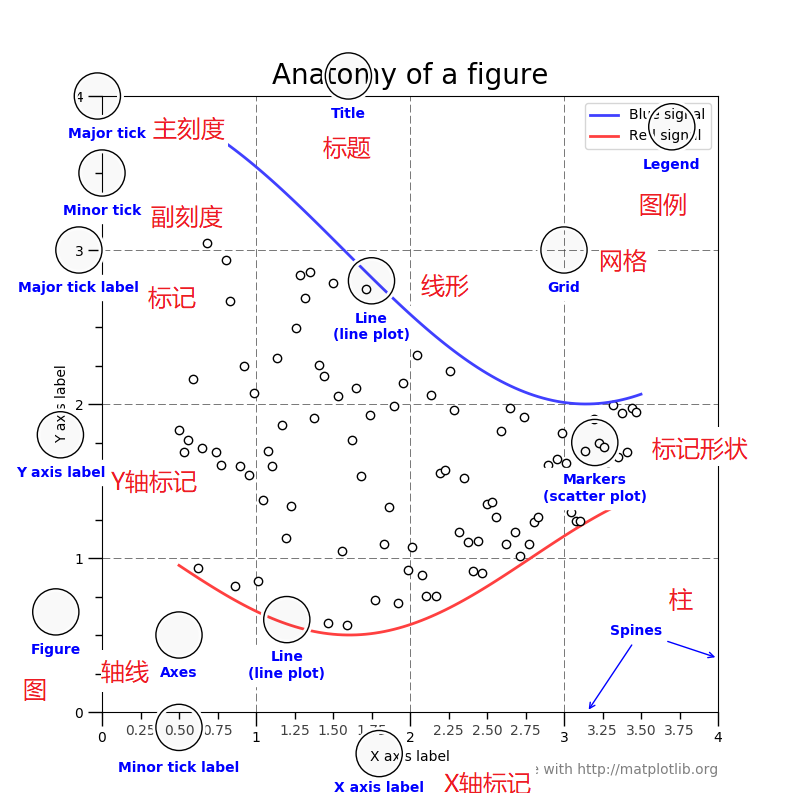
#> input picture Python_files/usage.png, 800 x 800 px, found by its file name
$ jupyter execute --allow-errors matplotlib_1.ipynb   (shell and % lines are left out)
#> lines starting #> are read from the running program, lines starting #| are printed output that depends on the picture
[cell 1]
from PIL import Image
import numpy as np
import matplotlib.pyplot as plt
import pandas as pd

[cell 2]
img = Image.open("usage.png")
#> img is the input picture: PIL image 800x800 RGBA; mean R, G, B, A 246.5, 244.3, 247.1, 255
img=img.convert("RGB")
#> img: PIL image 800x800 RGB
img=np.array(img)
plt.imshow(img)
plt.show()

[cell 3]
print(img)
#> (printed output is left out)

[cell 4]
lum_img = img[:, :, 1]
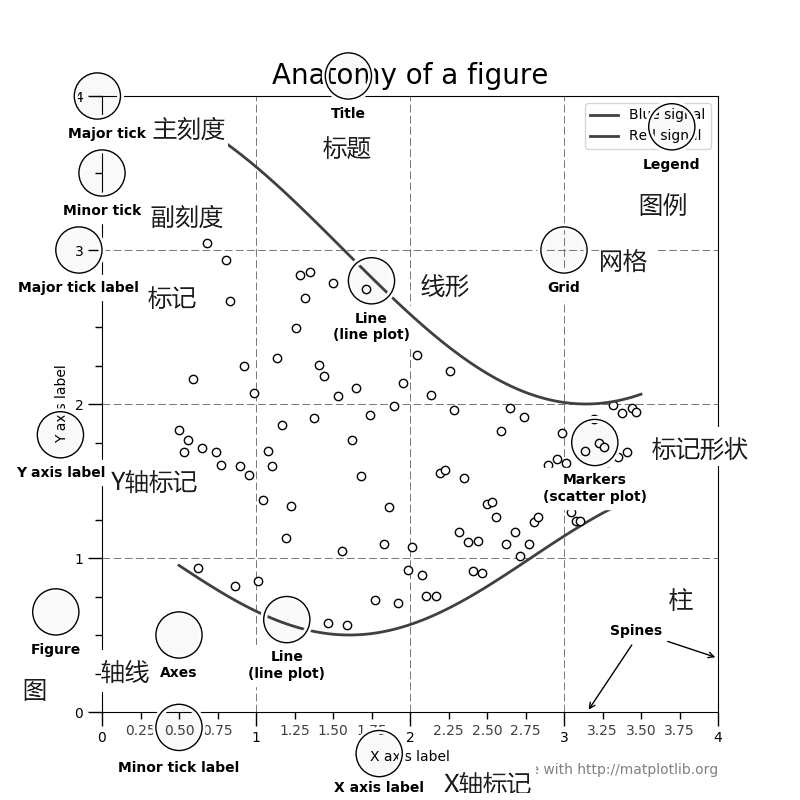
#> lum_img: shape (800, 800); min 0, max 255, mean 244.3
plt.imshow(lum_img)

[cell 5]
plt.plot([1,2,3,4], [1,4,9,16], 'ro')

plt.show()
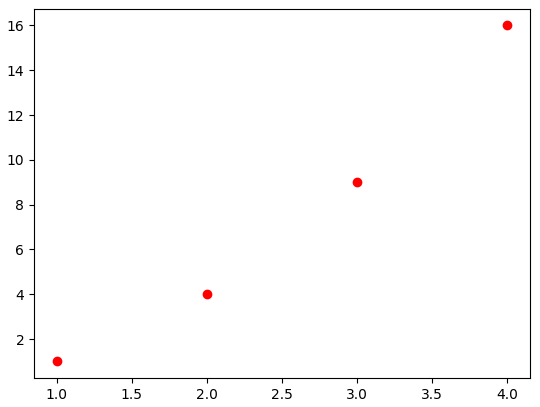
#> figure drawn by matplotlib, 1 panel

[cell 6]
plt.axis([0, 6, 0, 20])
plt.plot([1,2,3,4], [1,4,9,16], 'ro',color ='b')
plt.show()
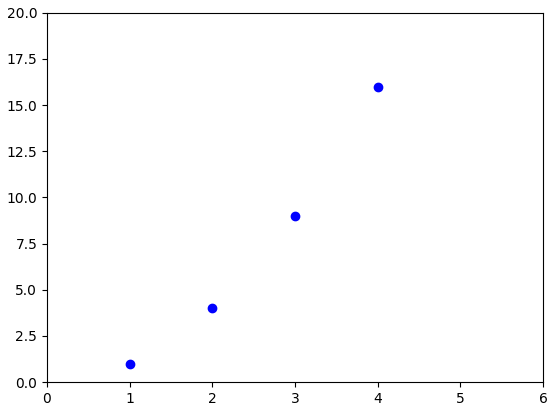
#> figure drawn by matplotlib, 1 panel
# 保留值域问题，x轴就是0-6  Y轴就是0-20  轴可见区域

[cell 7]
t = np.arange(0, 5,0.2)
print(t)
plt.plot(t,t*t,'r--',t,t*2,'g^',t,t/(t*t),'bs')
# plt.axis([0,3,2,3])
plt.show()
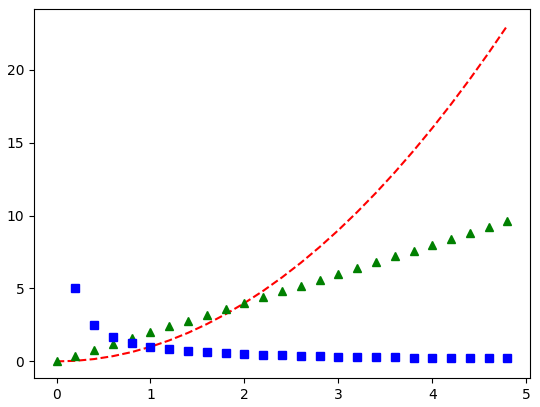
#> figure drawn by matplotlib, 1 panel; curve peaks at x = 4.8, y = 23.04; curve peaks at x = 4.8, y = 9.6

### 控制线的属性

[cell 8]
x = t
y = t*t
plt.plot(x, y, linewidth=58.0)
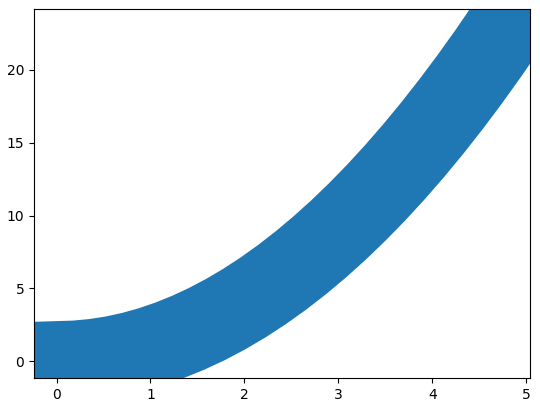
#> figure drawn by matplotlib, 1 panel; curve peaks at x = 4.8, y = 23.04

[cell 9]
line, = plt.plot(x, y, '-')
line.set_antialiased(False) # turn off antialising
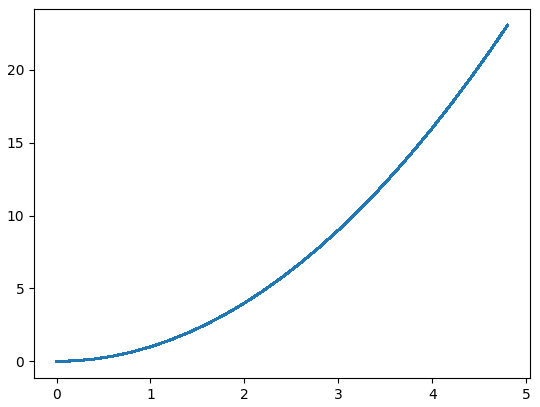
#> figure drawn by matplotlib, 1 panel; curve peaks at x = 4.8, y = 23.04

### 画图数据MATLAB风格

[cell 10]
lines = plt.plot(x, y, x-1, y-1)
plt.setp(lines, color='r', linewidth=2.0)
# 或者 MATLAB 风格的字符串值对
plt.setp(lines, 'color', 'r', 'linewidth', 2.0)
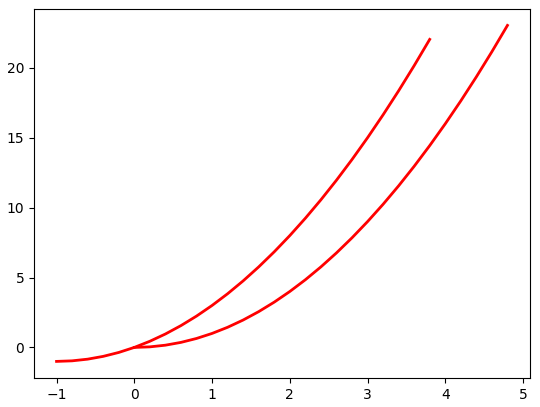
#> figure drawn by matplotlib, 1 panel; curve peaks at x = 4.8, y = 23.04; curve peaks at x = 3.8, y = 22.04

### 处理多个图形和轴域

[cell 11]
def f(t):
    return np.exp(-t) * np.cos(2*np.pi*t)

t1 = np.arange(0.0, 5.0, 0.1)
t2 = np.arange(0.0, 5.0, 0.02)

plt.figure(1)
plt.subplot(211)
plt.plot(t1, f(t1), 'bo', t2, f(t2), 'k')

plt.subplot(212)
plt.plot(t2, np.cos(2*np.pi*t2), 'r--')
plt.show()
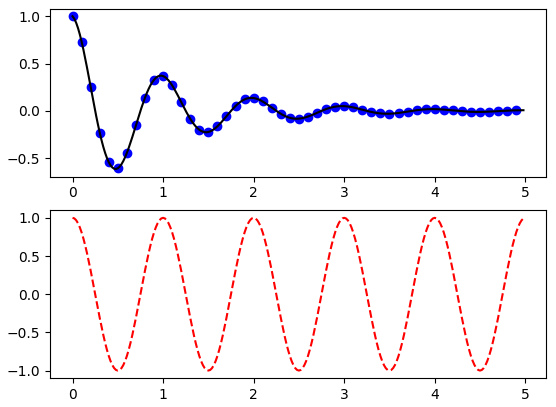
#> figure drawn by matplotlib, 2 panels; panel 1: curve peaks at x = 0, y = 1; panel 1: curve peaks at x = 0, y = 1; panel 2: curve peaks at x = 0, y = 1

#> (a cell that did not finish here is left out)

#> (a cell that did not finish here is left out)

#> (a cell that did not finish here is left out)

[cell 15]
153 / 1170

[cell 16]
x = np.linspace(0, 2, 100)

plt.plot(x, x, label='linear')  # Plot some data on the (implicit) axes.
plt.plot(x, x**2, label='quadratic')  # etc.
plt.plot(x, x**3, label='cubic')
plt.xlabel('x label')
plt.ylabel('y label')
plt.title("Simple Plot")
plt.legend()
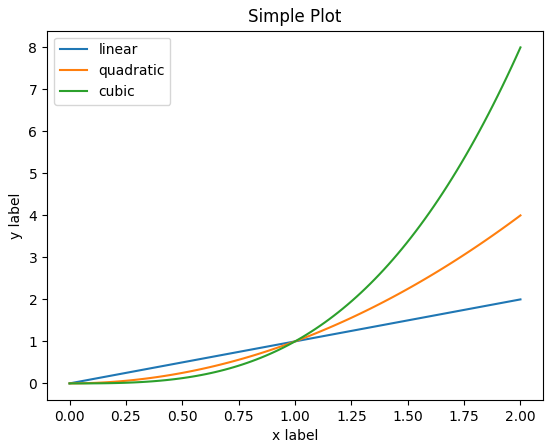
#> figure drawn by matplotlib, 1 panel; curve peaks at x = 2, y = 2; curve peaks at x = 2, y = 4; curve peaks at x = 2, y = 8
